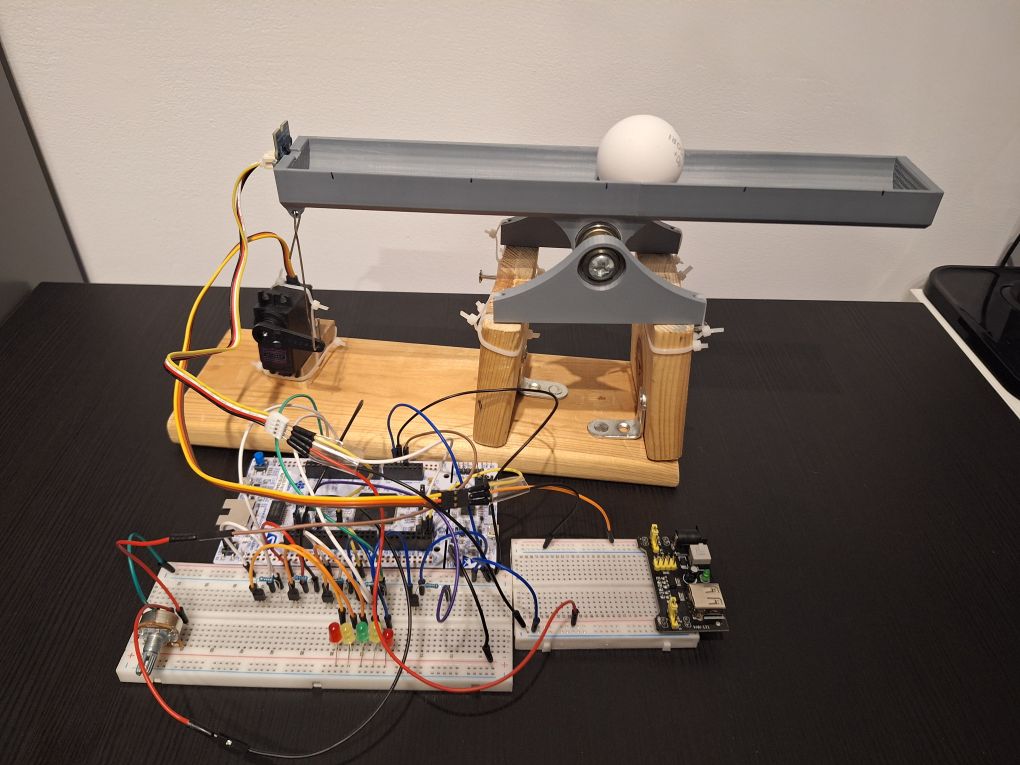
#> input picture 20260116_195925.jpg, 4080 x 3060 px, given in place of the camera (shown at 1/4 size)
$ python kamera_opencv.py
#> lines starting #> are read from the running program, lines starting #| are printed output that depends on the picture; after the words box and inside, x2 and y2 are one past the last pixel; in counts of white or black regions, pixels touching at a corner belong together
import cv2
import numpy as np
import time

# ==================== USTAWIENIA KAMERY ====================
# Dostępne rozdzielczości dla PS3 Eye:
# 640x480 @ max 60 FPS
# 320x240 @ max 120 FPS (dla maksymalnego FPS)
CAMERA_WIDTH = 320  # Zmień na 640 dla wyższej rozdzielczości
CAMERA_HEIGHT = 240  # Zmień na 480 dla wyższej rozdzielczości
CAMERA_FPS = 120  # Zmień na 60 dla 640x480

# Inne popularne rozdzielczości:
# 160x120, 176x144, 320x240, 352x288, 640x480
# ===========================================================

# ==================== USTAWIENIA DETEKCJI KOLORU ====================
# Kolor piłeczki: c9ae82 (beżowo-brązowy)
# RGB: (201, 174, 130) -> BGR: (130, 174, 201)
# HSV range - dostrojone dla koloru c9ae82
H_MIN, H_MAX = 12, 25  # Hue (odcień)
S_MIN, S_MAX = 40, 120  # Saturation (nasycenie)
V_MIN, V_MAX = 80, 255  # Value (jasność)
# ===================================================================


def find_camera():
    # CL-Eye usually works best with DSHOW on index 0 or 1
    for i in [1]:
        for backend in [cv2.CAP_DSHOW, None]:
            backend_str = "DSHOW" if backend == cv2.CAP_DSHOW else "AUTO"
            print(f"Trying camera index {i} with {backend_str}...")

            if backend is not None:
                cap = cv2.VideoCapture(i, backend)
            else:
                cap = cv2.VideoCapture(i)

            if cap.isOpened():
                # Ustawienie rozdzielczości i FPS
                cap.set(cv2.CAP_PROP_FRAME_WIDTH, CAMERA_WIDTH)
                cap.set(cv2.CAP_PROP_FRAME_HEIGHT, CAMERA_HEIGHT)
                cap.set(cv2.CAP_PROP_FPS, CAMERA_FPS)

                # Wyłączenie buforowania dla niższego opóźnienia
                cap.set(cv2.CAP_PROP_BUFFERSIZE, 1)

                # Try to get a frame to confirm it's working
                # Some cameras need a few reads to "get going"
                for _ in range(5):
                    ret, frame = cap.read()
                    if ret and frame is not None:
                        # Success!
                        actual_width = int(cap.get(cv2.CAP_PROP_FRAME_WIDTH))
                        actual_height = int(cap.get(cv2.CAP_PROP_FRAME_HEIGHT))
                        actual_fps = cap.get(cv2.CAP_PROP_FPS)

                        print(f"  -> SUCCESS! Found camera at index {i} with {backend_str}")
                        print(f"  -> Requested: {CAMERA_WIDTH}x{CAMERA_HEIGHT} @ {CAMERA_FPS} FPS")
                        print(f"  -> Actual: {actual_width}x{actual_height} @ {actual_fps} FPS")
                        print(f"  -> Avg Brightness: {np.mean(frame):.2f}")
                        return cap
#> this loop made 1 pass
#|   -> Avg Brightness: 108.44
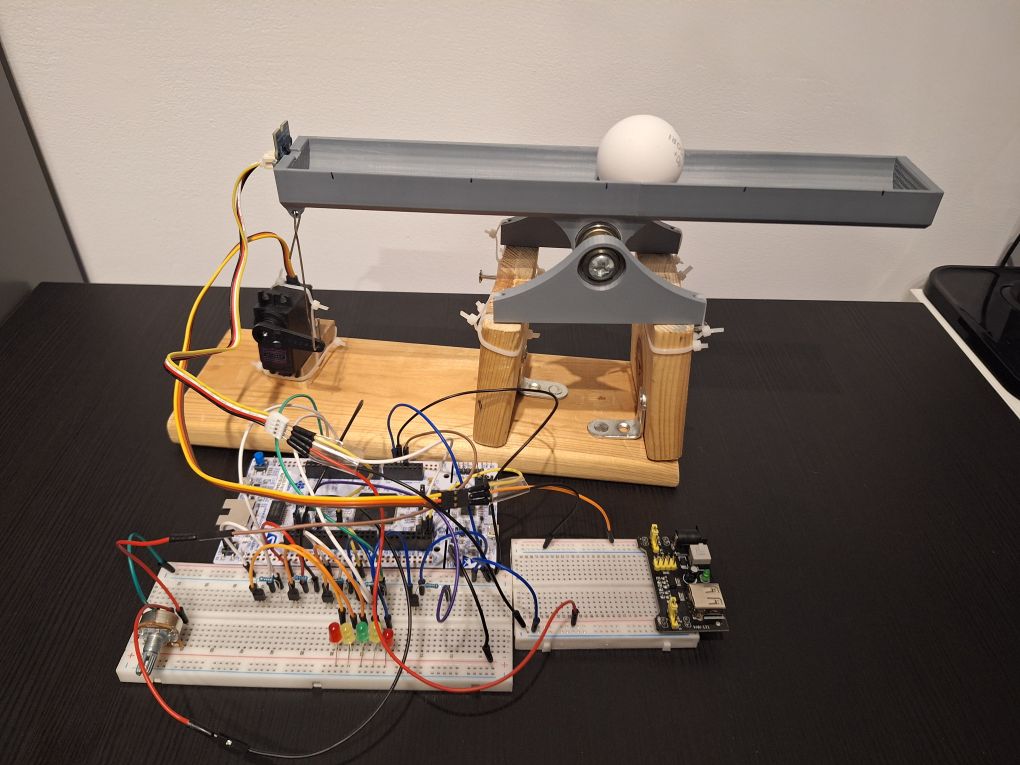
#> input picture 20260116_195925.jpg, 4080 x 3060 px, given in place of the camera (shown at 1/4 size)
#> frame is the input picture: shape (3060, 4080, 3); mean B, G, R 96.6, 107.2, 121.5
                cap.release()
    return None


cap = find_camera()

if cap is None:
    print("\nCRITICAL ERROR: No camera could be opened in OpenCV.")
    print("Close CL-Eye Test before running this script!")
    exit()

print("Camera feed active. Press 'q' to exit.")

# Zmienne do liczenia FPS
fps_counter = 0
fps_start_time = time.time()
current_fps = 0.0

while True:
    ret, frame = cap.read()
    if not ret:
        print("Failed to grab frame")
        break

    # Obliczanie FPS
    fps_counter += 1
    elapsed_time = time.time() - fps_start_time
    if elapsed_time >= 1.0:  # Aktualizuj FPS co sekundę
        current_fps = fps_counter / elapsed_time
        fps_counter = 0
        fps_start_time = time.time()

    # Przetwarzanie (uproszczone do testu)
    blur = cv2.GaussianBlur(frame, (9, 9), 0)
    hsv = cv2.cvtColor(frame, cv2.COLOR_BGR2HSV)
#> hsv: shape (3060, 4080, 3); mean H, S, V 18.7, 56.1, 121.9

    # Zakres dla pomarańczowej piłki (przykładowy)
    mask = cv2.inRange(hsv, (5, 100, 100), (15, 255, 255))
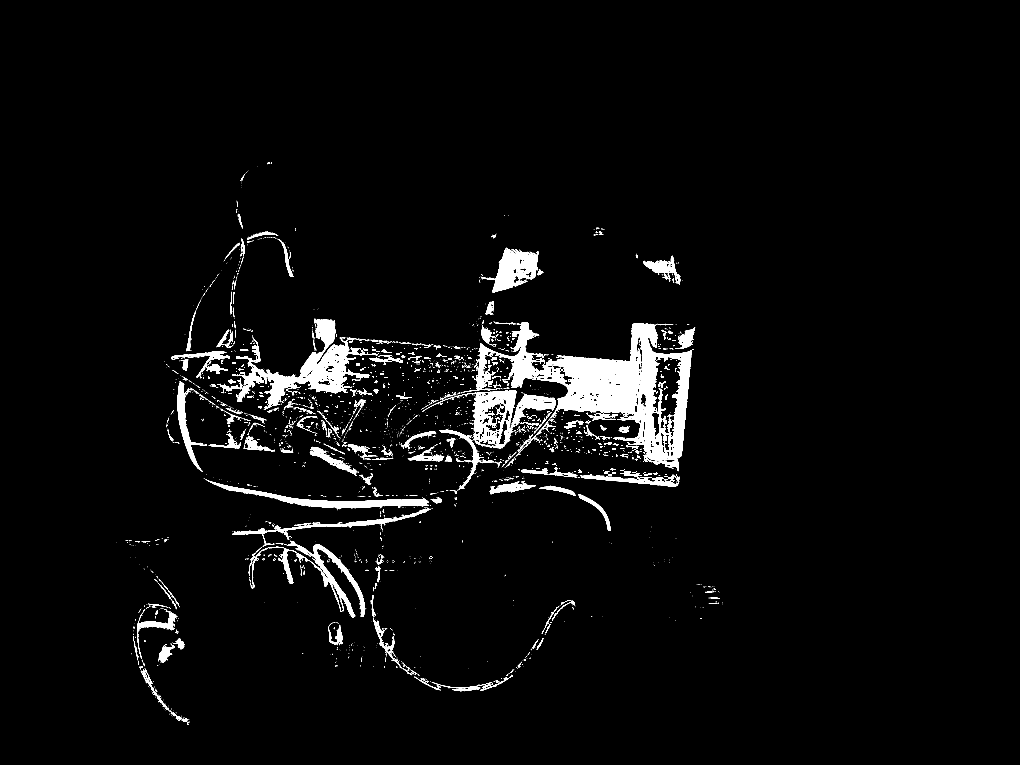
#> mask: shape (3060, 4080) (shown at 1/4 size); 3.4% white; 3655 white regions (3096 under 20 px)

    # Wykrywanie konturów
    contours, _ = cv2.findContours(mask, cv2.RETR_EXTERNAL, cv2.CHAIN_APPROX_SIMPLE)
#> contours = 3545 contours, 3198 with area under 20; largest, box (x1, y1, x2, y2) and area: (1905, 1290, 2767, 1885) 185630, (868, 1275, 1512, 1624) 51128, (1688, 1562, 2223, 1794) 40092, (1969, 991, 2154, 1171) 18748, (821, 1917, 1715, 2032) 17281
    final_frame = frame.copy()

    if contours:
        cnt = max(contours, key=cv2.contourArea)
#> cnt = contour of 3903 points, box (x1, y1, x2, y2) (1905, 1290, 2767, 1885), area 185630
        if cv2.contourArea(cnt) > 100:
            ((x, y), radius) = cv2.minEnclosingCircle(cnt)
#> x = 2337.2; y = 1597.6; radius = 471.7
            cv2.circle(final_frame, (int(x), int(y)), int(radius), (0, 255, 0), 2)
            cv2.circle(final_frame, (int(x), int(y)), 5, (0, 0, 255), -1)

    # Dodanie napisu z FPS na obrazie (rzeczywisty zmierzony FPS)
    fps_text = f"Real FPS: {current_fps:.1f}"
    cv2.putText(final_frame, fps_text, (10, 30), cv2.FONT_HERSHEY_SIMPLEX, 0.7, (0, 255, 0), 2, cv2.LINE_AA)

    # Dodanie informacji o rozdzielczości
    res_text = f"{frame.shape[1]}x{frame.shape[0]}"
#> res_text = '4080x3060'
    cv2.putText(final_frame, res_text, (10, 55), cv2.FONT_HERSHEY_SIMPLEX, 0.5, (255, 255, 0), 1, cv2.LINE_AA)

    # Konwersja maski do BGR żeby można było połączyć z innymi obrazami
    mask_bgr = cv2.cvtColor(mask, cv2.COLOR_GRAY2BGR)
#> mask_bgr: shape (3060, 4080, 3); 3.4% white; 3655 white regions (3096 under 20 px), largest, box (x1, y1, x2, y2) and area: (1905, 1290, 2767, 1885) 152271, (868, 1275, 1512, 1624) 50294, (1688, 1562, 2223, 1794) 28951

    # Dodanie etykiet na każdy obraz
    cv2.putText(frame, "Oryginal", (10, 20), cv2.FONT_HERSHEY_SIMPLEX, 0.5, (255, 255, 255), 1, cv2.LINE_AA)
    cv2.putText(mask_bgr, "Maska", (10, 20), cv2.FONT_HERSHEY_SIMPLEX, 0.5, (255, 255, 255), 1, cv2.LINE_AA)
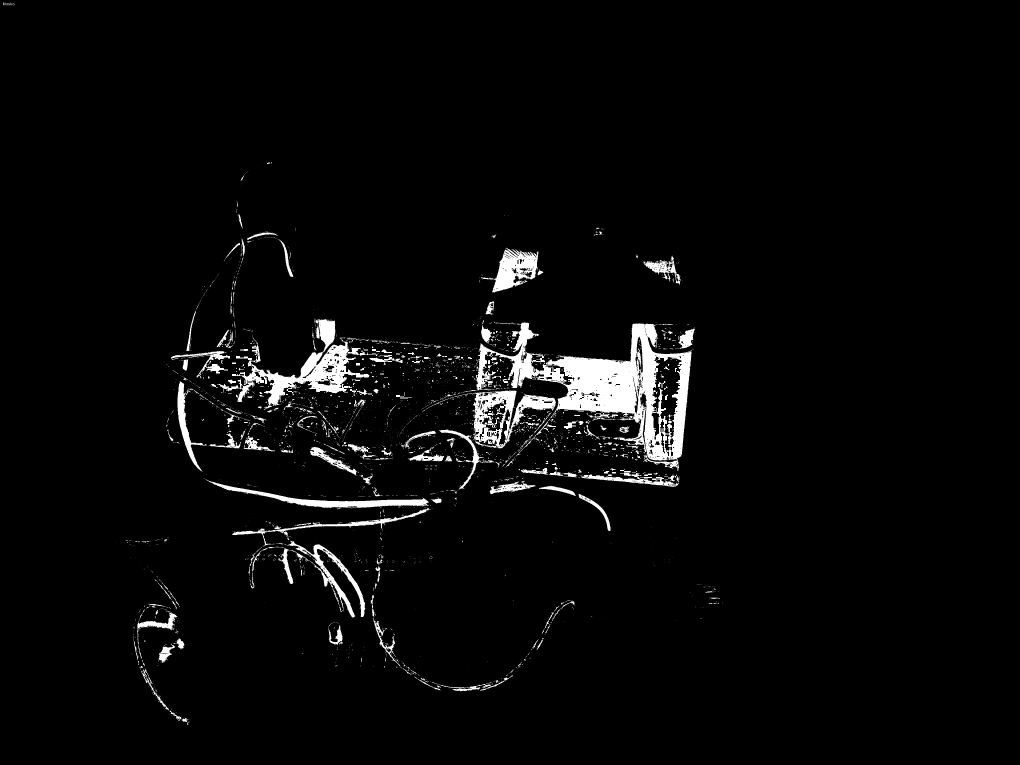
#> mask_bgr: shape (3060, 4080, 3) (shown at 1/4 size); min 0, max 255, mean 8.8
    cv2.putText(final_frame, "Wykrywanie", (10, frame.shape[0] - 10), cv2.FONT_HERSHEY_SIMPLEX, 0.5, (255, 255, 255), 1, cv2.LINE_AA)

    # Połączenie obrazów w jedno okno (górny rząd: oryginal + maska, dolny: wykrywanie powiększone)
    top_row = np.hstack([frame, mask_bgr])
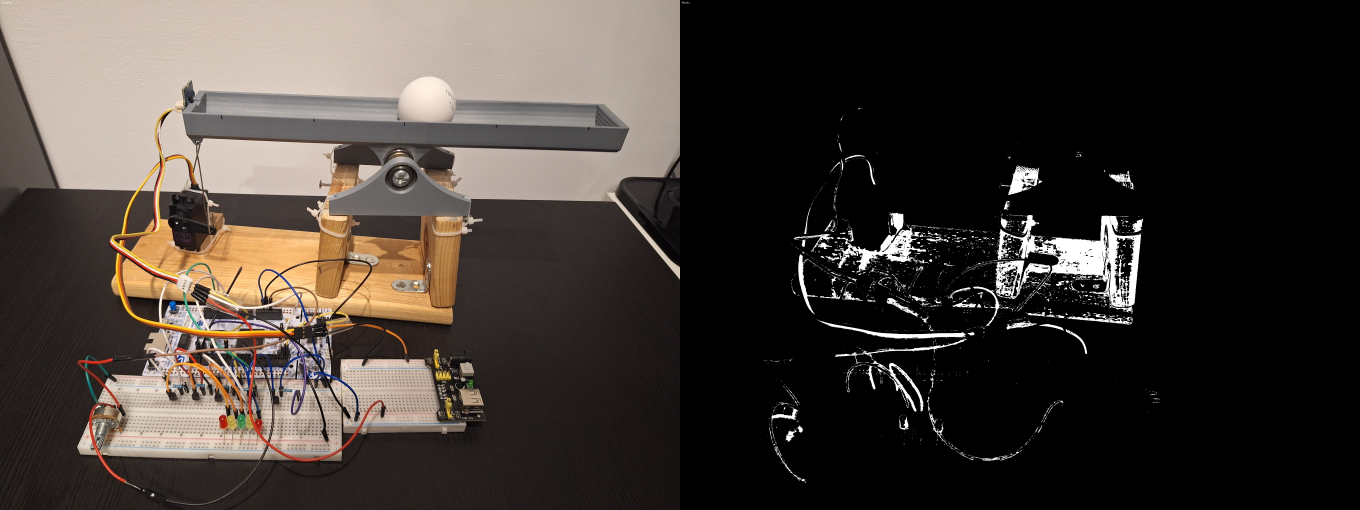
#> top_row: shape (3060, 8160, 3) (shown at 1/6 size); mean B, G, R 52.7, 58, 65.2
    # Powiększenie final_frame do szerokości górnego rzędu
    final_resized = cv2.resize(final_frame, (top_row.shape[1], frame.shape[0]))
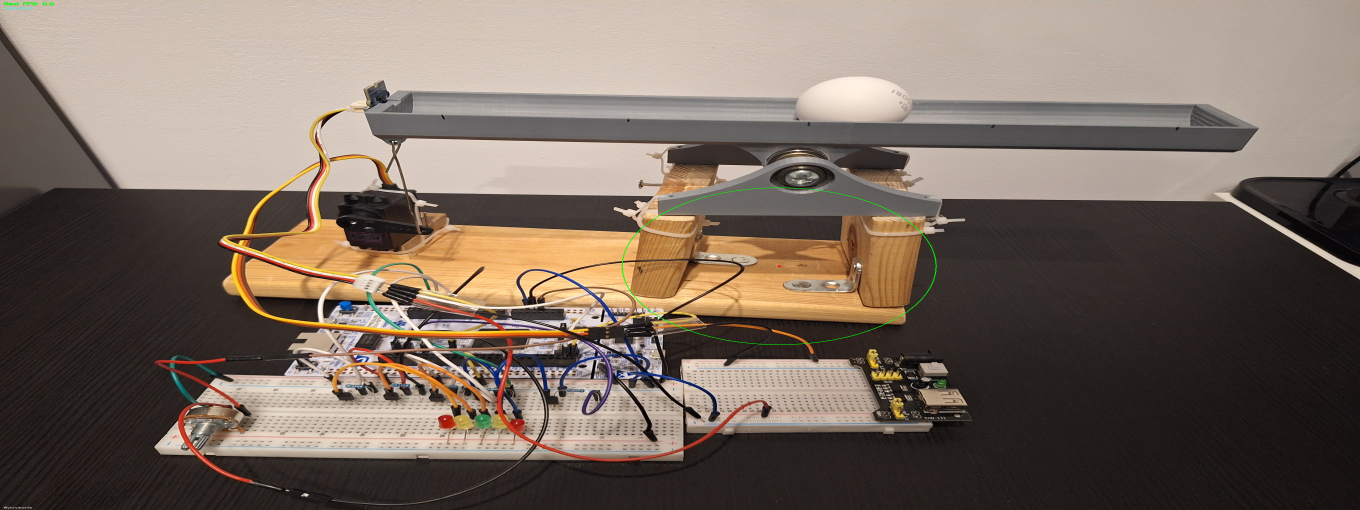
#> final_resized: shape (3060, 8160, 3) (shown at 1/6 size); mean B, G, R 96.6, 107.5, 121.6

    # Połączenie pionowe
    combined = np.vstack([top_row, final_resized])

    # Wyświetlanie w jednym oknie
    cv2.imshow("Ball Tracking - PS3 Eye", combined)

    if cv2.waitKey(1) & 0xFF == ord("q"):
#> (key q is pressed here)
        break

cap.release()
cv2.destroyAllWindows()
